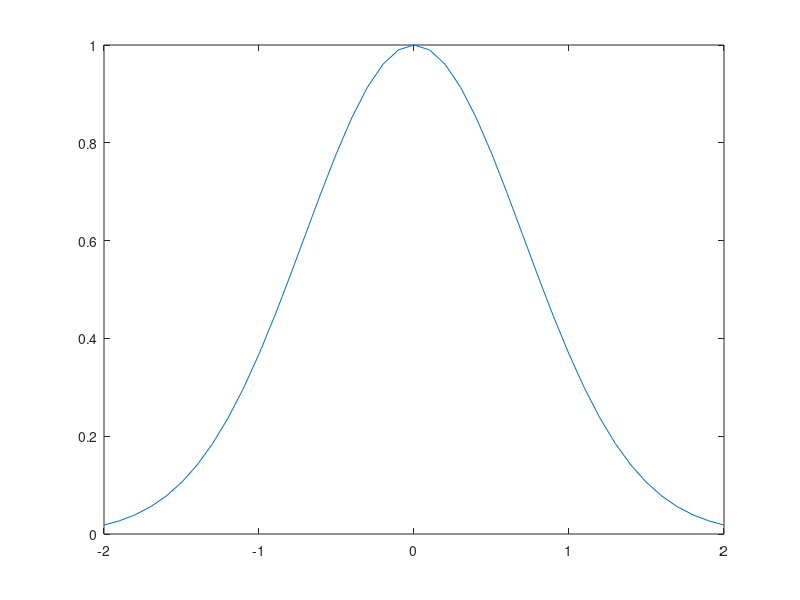

MATLAB code to generate this figure:
inti1=double(quadl(@(x) exp(-x.^2),-2,2));
fprintf('%.8f',inti1);
x=-2:.1:2;
N=length(x);
f=exp(-x.^2);
plot(x,f);
f=@(x) exp(-x^2);
x0 = -2;
xN = 2;
h = (xN-x0)/N;
sum=0;
for i=1:N-1
    sum=sum+f(xN);
end
inti2=(h/2).*f(x0)+f(xN)+2.*sum